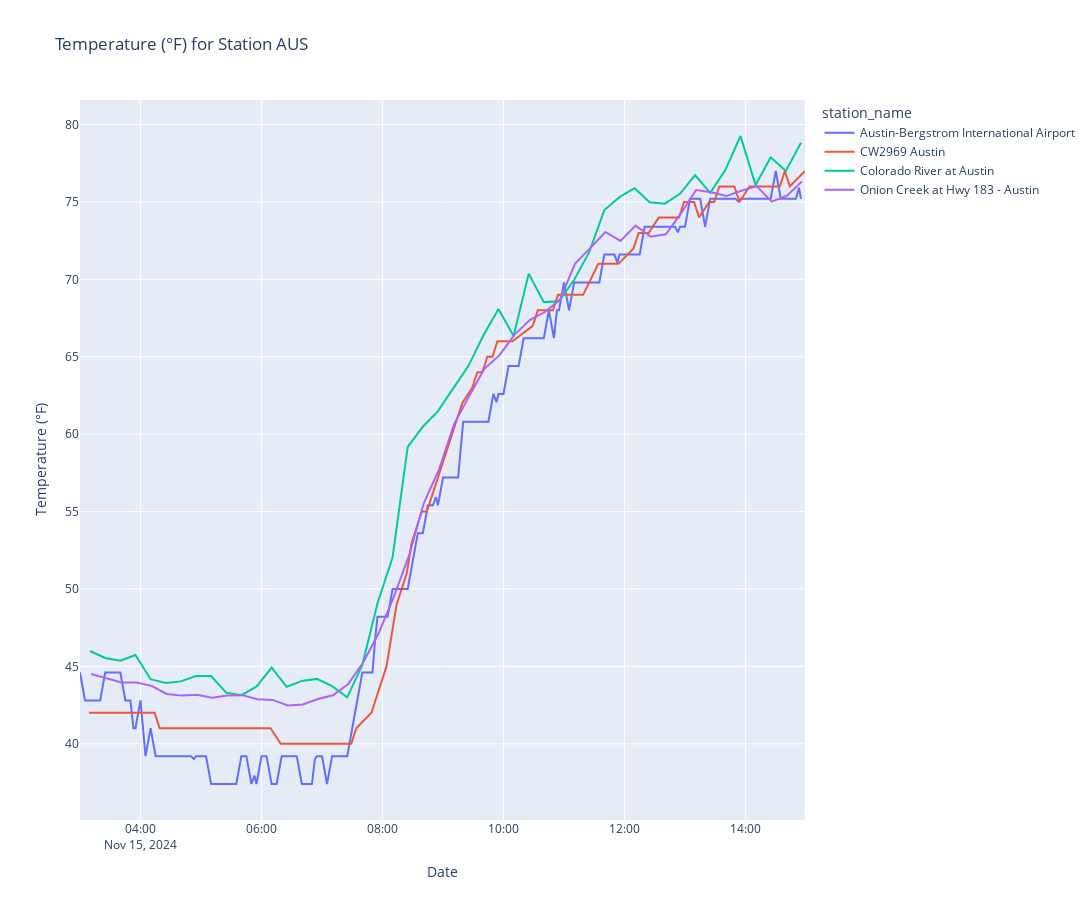

Notebook code cell kept with this figure:
### Code cell
import pandas as pd
pd.options.plotting.backend = "plotly"

import plotly.express as px

fig = px.line(res_df, x="date_time", y="temperature_f", color="station_name", title=f"Temperature (°F) for Station {station}", width=1800, height=900)
fig.update_traces(mode="lines", hovertemplate=None)
fig.update_layout(hovermode="x")
fig.update_yaxes(title="Temperature (°F)")
fig.update_xaxes(title="Date")

fig.show()
